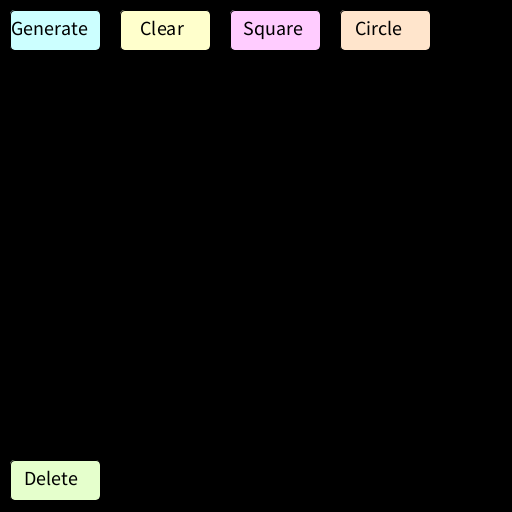
Frame 1 (no input)
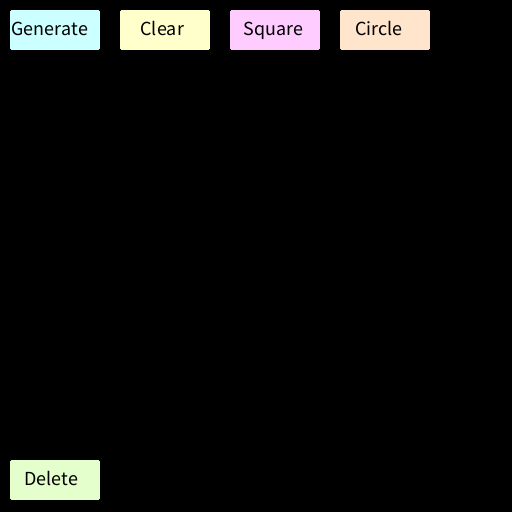
Frame 60 (the mouse pressed at the canvas centre just before this capture)
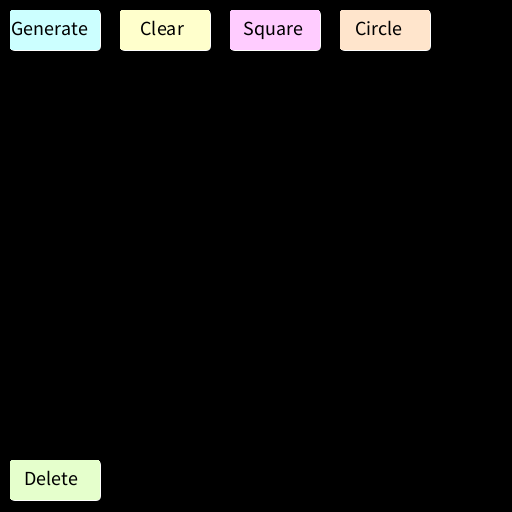
Frame 120 (the mouse held since frame 60 and released just before this capture)

The Processing sketch that drew these frames (run headless with seeded random() and noise(); from frame 60 on, the mouse is pressed at the canvas centre):

// Processing sketch: ShapeToolGUI
// ── ShapeToolGUI.pde
ShapeSystem shapeSystem;

void setup(){
  size(512, 512);
  frameRate(6);
  background(0);
  shapeSystem = new ShapeSystem();
  //shapeSystem.createDummyBaseShape(20);
}
boolean click = false;
boolean clear = false;
boolean rec = false;
boolean cir = false;

void draw()
{
  // TODO: Reset background and draw the shapes
  fill(204,255,255);
  rect(10,10,90,40,5);
  
  fill(255,255,204);
  rect(120,10,90,40,5);
  
  fill(255,204,299);
  rect(230,10,90,40,5);
  
  fill(255,229,204);
  rect(340,10,90,40,5);
  
  fill(229,255,204);
  rect(10,460,90,40,5);
  
  textSize(20);
  
  fill(0);
  text("Generate", 11, 35);
  text("Clear", 140, 35);
  text("Square", 243, 35);
  text("Circle", 355, 35);
  text("Delete", 24, 485);
  noStroke();
  if(click == true) //if click will generate 40 shape
  {
    fill(random(0,255),random(0,255),random(0,255));
    stroke(255);
   
    click = false;
    shapeSystem.createDummyAnyShape(40); //create 40 shapes
    shapeSystem.render(); 
  }
  if(clear == true)
  {
    background(0);
    shapeSystem.removeAllShapes();
    clear = false;
  }
  
}
void mousePressed() 
{
  stroke(255);
  fill(random(0,255),random(0,255),random(0,255)); //fill of random image
  if (mouseX > 10 && mouseX < 100 && mouseY > 10 && mouseY < 50) //generate
  {
    click  = true;
  } 
  else if(mouseX > 120 && mouseX < 210 && mouseY >10 && mouseY < 50 ) //clear 
  {
    clear = true;
  }
  else if(mouseX > 340 && mouseX < 430 && mouseY > 10 && mouseY < 50) //circle
  {
    shapeSystem.addCircle();
    shapeSystem.render();
  }
  else if(mouseX > 230 && mouseX < 320 && mouseY >10 && mouseY < 50) //rectangle
  {
    shapeSystem.addRectangle();
    shapeSystem.render();
  }
  else if(mouseX > 10 && mouseX < 100 && mouseY >460 && mouseY < 500) //delete
  {
    println(mouseX,mouseY);
    shapeSystem.removeLastShape();
    background(0);
    shapeSystem.render();
  }
}
void keyPressed()
{
  if ( key == 's' )
  {
    save ("outputImage.png");
    shapeSystem.doSaveJSONArray("outputData");
  }
  if ( key == 'l' )
  {
    shapeSystem.doLoadJSONArray("outputData");
  }
}

// ── Circle.pde
class Circle extends Shape
{
    public static final String SHAPETYPE = "CIRCLESHAPE";
    float x, y, radius;
    public Circle( int orderIdInLayer, float centerX, float centerY, float radius )
    {
        super( orderIdInLayer );
        x = centerX;
        y = centerY;
        this.radius = radius;
        // There is no polymorphism for fields in Java.
        super.shapeType = Circle.SHAPETYPE;
    }
    @Override
    public void render()
    { 
        // Cheat it this way
        // since we have not lecture line rasterization yet
        circle( x, y, radius );
    }

    @Override
    public JSONObject toJSONObject( )
    {
        JSONObject theShapeJSON = new JSONObject();
        theShapeJSON.setInt( "id", orderIdInLayer );
        theShapeJSON.setString( "type", shapeType );
        theShapeJSON.setFloat( "x", x );
        theShapeJSON.setFloat( "y", y );
        theShapeJSON.setFloat( "radius", radius );
        return theShapeJSON;
    }

    @Override
    public boolean fromJSONObject( JSONObject dataJSON )
    {
        if (dataJSON != null){
            String dataType = ( !dataJSON.isNull( "type") ) ?
            dataJSON.getString( "type" ) : "";
            if( dataType.equals( this.shapeType ) ){
                orderIdInLayer = ( !dataJSON.isNull( "id") ) ? dataJSON.getInt( "id" ) : 0;
                x = ( !dataJSON.isNull( "x") ) ? dataJSON.getFloat( "x" ) : 0;
                y = ( !dataJSON.isNull( "y") ) ? dataJSON.getFloat( "y" ) : 0;
                radius = ( !dataJSON.isNull( "radius") ) ? dataJSON.getFloat( "radius" ) : 0;
                return true; // Loaded with data
            }
        }
        return false; // Failed to load data
    }
}

// ── Rectangle.pde
class Rectangle extends Shape
{
    public static final String SHAPETYPE = "RECTANGLESHAPE";
    float x, y, recWidth, recHeight;
    public Rectangle( int orderIdInLayer, float topCornerX, float topCornerY, float recWidth, float recHeight)
    {
        super( orderIdInLayer );
        x = topCornerX;
        y = topCornerY;
        this.recWidth = recWidth;
        this.recHeight = recHeight;
        super.shapeType = Rectangle.SHAPETYPE;
    }

    @Override
    public void render(){
        rect( x, y, recWidth, recWidth );
    }

    @Override
    public JSONObject toJSONObject( )
    {
        JSONObject theShapeJSON = new JSONObject();
        theShapeJSON.setInt( "id", orderIdInLayer );
        theShapeJSON.setString( "type", shapeType );
        theShapeJSON.setFloat( "x", x );
        theShapeJSON.setFloat( "y", y );
        theShapeJSON.setFloat( "width", recWidth );
        theShapeJSON.setFloat( "height", recHeight );
        return theShapeJSON;
    }

    @Override
    public boolean fromJSONObject( JSONObject dataJSON )
    {
        if (dataJSON != null){
            String dataType = ( !dataJSON.isNull( "type") ) ?
            dataJSON.getString( "type" ) : "";
            if( dataType.equals( this.shapeType ) ){
                orderIdInLayer = ( !dataJSON.isNull( "id") ) ? dataJSON.getInt( "id" ) : 0;
                x = ( !dataJSON.isNull( "x") ) ? dataJSON.getFloat( "x" ) : 0;
                y = ( !dataJSON.isNull( "y") ) ? dataJSON.getFloat( "y" ) : 0;
                recWidth = ( !dataJSON.isNull( "width") ) ? dataJSON.getFloat( "width" ) : 0;
                recHeight = ( !dataJSON.isNull( "height") ) ? dataJSON.getFloat( "height" ) : 0;
                return true;
            }
        }
        return false;
    }
}

// ── Shape.pde
class Shape
{
    int orderIdInLayer;
    public static final String SHAPETYPE = "BASESHAPE";
    String shapeType;

    public Shape(int orderIdInLayer)
    {
        this.orderIdInLayer = orderIdInLayer;
        shapeType = Shape.SHAPETYPE;
    }

    public JSONObject toJSONObject()
    {
        JSONObject theShapeJSON = new JSONObject();
        theShapeJSON.setInt( "id", orderIdInLayer );
        theShapeJSON.setString( "type", shapeType );
        return theShapeJSON;
    }

    public boolean fromJSONObject( JSONObject dataJSON)
    {
        if(dataJSON != null)
        {
            String dataType = (!dataJSON.isNull( "type")) ? dataJSON.getString( "type"): "";
            if( dataType.equals( this.shapeType)){
                orderIdInLayer = (!dataJSON.isNull( "id")) ? dataJSON.getInt( "id"):0;
                return true; // Loaded with data
            }
        }
        return false; // Failed to load data
    }

    public void render()
    {
        println("Shape: id = " + orderIdInLayer);
        circle(
        random(0, width), // posCenterX
        random(0, height), // poxCenterY
        random(0, ( width + height)/4) // Radius
        );
    }
} // end of Shape class

// ── ShapeSystem.pde
class ShapeSystem
{
    ArrayList< Shape > shapeList; //OrderedList
    public ShapeSystem()
    {
        // TODO: Init something here
        shapeList = new ArrayList< Shape >();
    }
    public void render()
    {
        for ( Shape shapeObject : shapeList ) 
        {
            shapeObject.render();
        }
    }

    private void addShape( Shape newShape )
    {
        if( newShape != null )
            shapeList.add( newShape );
    }

    public void removeLastShape()
    {
        if ( shapeList.size() > 0 )
            shapeList.remove( shapeList.size() - 1 );
    }
    
    public void removeAllShapes()
    {
        if ( shapeList.size() > 0 )
            shapeList.clear();
    }

    public void reassignIdtoAllShapes()
    {
        for ( int i = 0; i < shapeList.size(); i++)
        { 
            // Loop backward
            Shape theShape = shapeList.get( i );
            theShape.orderIdInLayer = i;
        }
    }

    public void reassignIdStartFromIndex(int startIndex)
    {
        for ( int i = startIndex; i < shapeList.size(); i++)
        {
            Shape theShape = shapeList.get( i );
            theShape.orderIdInLayer = i;
        }
    }

    public void removeShapeById(int targetId)
    {
        for ( int i = shapeList.size() - 1; i >= 0; i--)
        { 
            // Loop backward
            Shape theShape = shapeList.get( i );
            if ( theShape.orderIdInLayer == targetId ) 
            {
                shapeList.remove( i );
            // Reassing new ordered id
            // to the remaining sublist
            reassignIdStartFromIndex( i );
            }
        }
    }
    
    public int count()
    {
        return shapeList.size();
    }

    public void createDummyBaseShape(int size)
    {
        for ( int i = 0; i < size; i++ ){
            Shape newShape = new Shape( shapeList.size() );
            addShape( newShape );
        }
    }

    public void addCircle(float centerX, float centerY, float radius )
    {
        Circle newShape = new Circle( shapeList.size(), centerX, centerY, radius);
        addShape( newShape );
    }
        public void addCircle(){
        Circle newShape = new Circle( shapeList.size(),
       random( 0, width ),random( 0, height ),random( 0, (width + height)/4 ));
        addShape( newShape );
    }
    
    public void addRectangle(){
        Rectangle newShape = new Rectangle( shapeList.size(),
        random( 0, width ),random( 0, height ),random( 0, (width + height)/4 ),random( 0, (width + height)/4 ));
        addShape( newShape );
    }
    
    public void addRectangle(float topCornerX, float topCornerY, float recWidth, float recHeight )
    {
        Rectangle newShape = new Rectangle( shapeList.size(),
        topCornerX, topCornerY, recWidth, recHeight);
        addShape( newShape );
    }

    public void addTriangle(float posX1, float posY1, float posX2, float posY2,float posX3, float posY3 )
    {
        Triangle newShape = new Triangle( shapeList.size(),
        posX1, posY1, posX2, posY2, posX3, posY3);
        addShape( newShape );
    }

    public void createDummyAnyShape(int size)
    {
        int choiceLimit = 3;
        int option;
        for ( int i = 0; i < size; i++ )
        {
            Shape newShape = null;
            option = int( random( 0, choiceLimit ) );
            switch( option )
            {
            case 0:
                addCircle(
                random( 0, width ),
                random( 0, height ),
                random( 0, (width + height)/4 )
                );
                break;
            case 1:
                addRectangle(
                random( 0, width ),
                random( 0, height ),
                random( 0, (width + height)/4 ),
                random( 0, (width + height)/4 )
                );
                break;
            case 2:
                addTriangle(
                random( 0, width ),
                random( 0, height ),
                random( 0, width ),
                random( 0, height ),
                random( 0, width ),
                random( 0, height )
                );
                break;
            default:
                break;
            }
        }
    }


    private JSONArray toJSONArray(){
        JSONArray dataJSONArray = new JSONArray(); // [ ]
        JSONObject dataJSONObject; // { }
        Shape theShape;
        for ( int i = 0; i < shapeList.size(); i++) {
            theShape = shapeList.get( i );
            dataJSONObject = theShape.toJSONObject();
            dataJSONArray.setJSONObject( i, dataJSONObject );
        }
        return dataJSONArray;
    }

    public void doSaveJSONArray(String filenameWithNoExtension){
        JSONArray dataJSONArray = toJSONArray();
        saveJSONArray( dataJSONArray, "data/" + filenameWithNoExtension + ".json" );
    }

    public void doLoadJSONArray(String filenameWithNoExtension){
        removeAllShapes(); // Clear the scene first
        JSONArray dataJSONArray;
        dataJSONArray = loadJSONArray("data/" + filenameWithNoExtension + ".json");
        for (int i = 0; i < dataJSONArray.size(); i++){
            JSONObject theShapeJSON = dataJSONArray.getJSONObject(i);
            String shapeType = ( !theShapeJSON.isNull( "type") ) ?
            theShapeJSON.getString( "type" ) : "BASESHAPE";
            
            if ( shapeType.equals(Shape.SHAPETYPE) ){
                Shape newShape = new Shape( -1 );
                if ( newShape.fromJSONObject( theShapeJSON ) ){
                    addShape( newShape );
                }
            } else if ( shapeType.equals(Circle.SHAPETYPE) ){
                Circle newShape = new Circle( -1, 0, 0, 0 );
                if ( newShape.fromJSONObject( theShapeJSON ) ){
                    addShape( newShape );
                }
            } else if ( shapeType.equals(Rectangle.SHAPETYPE) ){
                Rectangle newShape = new Rectangle( -1, 0, 0, 0, 0 );
                if ( newShape.fromJSONObject( theShapeJSON ) ){
                    addShape( newShape );
                }
            } else if ( shapeType.equals(Triangle.SHAPETYPE) )
            {
                Triangle newShape = new Triangle( -1, 0, 0, 0, 0, 0, 0 );
                if ( newShape.fromJSONObject( theShapeJSON ) ){
                    addShape( newShape );
                }
            }
        }
        reassignIdtoAllShapes(); // Make sure id is sequenced correctly
    }


}// End of ShapeSystem

// ── Triangle.pde
class Triangle extends Shape
{

    public static final String SHAPETYPE = "TRIANGLESHAPE";
    float x1, y1, x2, y2, x3, y3;


    public Triangle( int orderIdInLayer, float posX1, float posY1, float posX2, float posY2, float posX3, float posY3)
    {
        super( orderIdInLayer );
        x1 = posX1;
        y1 = posY1;
        x2 = posX2;
        y2 = posY2;
        x3 = posX3;
        y3 = posY3;
        super.shapeType = Triangle.SHAPETYPE;
    }

    @Override
    public void render()
    {
        triangle( x1, y1, x2, y2, x3, y3 );
    }


    @Override
    public JSONObject toJSONObject( )
    {
        JSONObject theShapeJSON = new JSONObject();
        theShapeJSON.setInt( "id", orderIdInLayer );
        theShapeJSON.setString( "type", shapeType );
        theShapeJSON.setFloat( "x1", x1 ); theShapeJSON.setFloat( "y1", y1 );
        theShapeJSON.setFloat( "x2", x2 ); theShapeJSON.setFloat( "y2", y2 );
        theShapeJSON.setFloat( "x3", x3 ); theShapeJSON.setFloat( "y3", y3 );
        return theShapeJSON;
    }

    @Override
    public boolean fromJSONObject( JSONObject dataJSON )
    {
        if (dataJSON != null){
            String dataType = ( !dataJSON.isNull( "type") ) ?
            dataJSON.getString( "type" ) : "";
            if( dataType.equals( this.shapeType ) )
            {
                orderIdInLayer = ( !dataJSON.isNull( "id") ) ? dataJSON.getInt( "id" ) : 0;
                x1 = ( !dataJSON.isNull( "x1") ) ? dataJSON.getFloat( "x1" ) : 0;
                y1 = ( !dataJSON.isNull( "y1") ) ? dataJSON.getFloat( "y1" ) : 0;
                x2 = ( !dataJSON.isNull( "x2") ) ? dataJSON.getFloat( "x2" ) : 0;
                y2 = ( !dataJSON.isNull( "y2") ) ? dataJSON.getFloat( "y2" ) : 0;
                x3 = ( !dataJSON.isNull( "x3") ) ? dataJSON.getFloat( "x3" ) : 0;
                y3 = ( !dataJSON.isNull( "y3") ) ? dataJSON.getFloat( "y3" ) : 0;
                return true;
            }
        }
        return false;
    }
}
